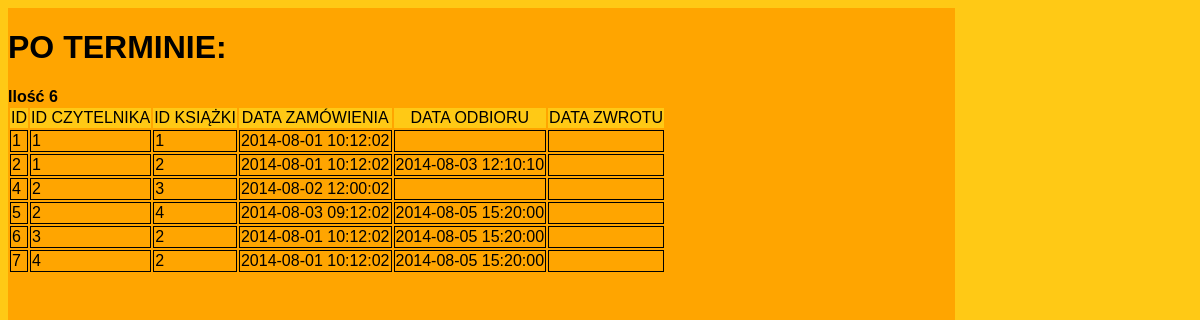
The page /Po_terminie.php on the database its author committed.
### tables this page shows
CREATE TABLE IF NOT EXISTS `zamowienie` (
`id_zamowienie` int(11) NOT NULL COMMENT 'Klucz główny przydzielony automatycznie',
  `id_czytelnik` int(11) NOT NULL COMMENT 'Klucz obcy z tabeli czytelnik',
  `id_ksiazka` int(11) NOT NULL COMMENT 'Klucz obcy z tabeli ksiazka',
  `data_zamowienia` datetime NOT NULL COMMENT 'Data złożenia zamówienia w bibliotece',
  `data_odbioru` datetime DEFAULT NULL COMMENT 'Data odbioru książki z biblioteki ',
  `data_zwrotu` datetime DEFAULT NULL COMMENT 'Data zwrotu książki do biblioteki'
);

### Po_terminie.php (the view, shortened to what this page needs)
<html>
	<head>
		<link rel = "stylesheet" type = "text/css" href = "biblioteka.css"/>
	</head>
	<body class = "index">
	<div class = "prawa">
	<?php
	$mysqli = new mysqli('localhost', 'root', 'zaq1@WSX', 'biblioteka');
	mysqli_select_db($mysqli, 'biblioteka');
	mysqli_query($mysqli, "SET NAMES 'utf8'");
	$wynik = mysqli_query($mysqli, "SELECT * FROM `zamowienie` WHERE data_zwrotu IS NULL ")
	or die('Błąd zapytania');
	$wynik2 = mysqli_query($mysqli, "SELECT * FROM `zamowienie` WHERE data_zwrotu IS NULL")
	or die('Błąd zapytania');
		print "<h1>PO TERMINIE:</h1>";
		$count = 0;
		while($r = mysqli_fetch_assoc($wynik))
		{
			$count++;
		}
		print "<b>Ilość ".$count."</b>";
		if(mysqli_num_rows($wynik) > 0)
	{
		echo "<table>";
		echo "<tr class = 'around'>";
		echo "<td>ID</td>";
		echo "<td>ID CZYTELNIKA</td>";
		echo "<td>ID KSIĄŻKI</td>";
		echo "<td>DATA ZAMÓWIENIA</td>";
		echo "<td>DATA ODBIORU</td>";
		echo "<td>DATA ZWROTU</td>";
		echo "</tr>";
		while($r = mysqli_fetch_assoc($wynik2))
		{
			echo "<tr>";
			echo "<td class = 'brama'>".$r['id_zamowienie']."</td>";
			echo "<td class = 'brama'>".$r['id_czytelnik']."</td>";
			echo "<td class = 'brama'>".$r['id_ksiazka']."</td>";
			echo "<td class = 'brama'>".$r['data_zamowienia']."</td>";
			echo "<td class = 'brama'>".$r['data_odbioru']."</td>";
			echo "<td class = 'brama'>".$r['data_zwrotu']."</td>";
			echo "</tr>";
		}
		echo "</table>";
	}
	?>
	</div>
	</body>
</html>

### biblioteka.css (style rules this page uses)
body.index { background-color:rgb(255, 201, 21); font-family: "Arial Narrow", Arial, sans-serif; }
.prawa { background-color:orange; float:left; width:80%; height:150%; }
.around { -webkit-border-radius: 20px; -khtml-border-radius: 20px; -moz-border-radius: 20px; border-radius: 20px; background-color:rgb(255, 201, 21); text-align:center; }
.brama { border: 1px solid black; border-collapse: collapse; }

### rows shown on the page
zamowienie: id_zamowienie "1", id_czytelnik "1", id_ksiazka "1", data_zamowienia "2014-08-01 10:12:02"
zamowienie: id_zamowienie "2", id_czytelnik "1", id_ksiazka "2", data_zamowienia "2014-08-01 10:12:02", data_odbioru "2014-08-03 12:10:10"
zamowienie: id_zamowienie "4", id_czytelnik "2", id_ksiazka "3", data_zamowienia "2014-08-02 12:00:02"
zamowienie: id_zamowienie "5", id_czytelnik "2", id_ksiazka "4", data_zamowienia "2014-08-03 09:12:02", data_odbioru "2014-08-05 15:20:00"
zamowienie: id_zamowienie "6", id_czytelnik "3", id_ksiazka "2", data_zamowienia "2014-08-01 10:12:02", data_odbioru "2014-08-05 15:20:00"
zamowienie: id_zamowienie "7", id_czytelnik "4", id_ksiazka "2", data_zamowienia "2014-08-01 10:12:02", data_odbioru "2014-08-05 15:20:00"

### other values the page prints
$count "6"
